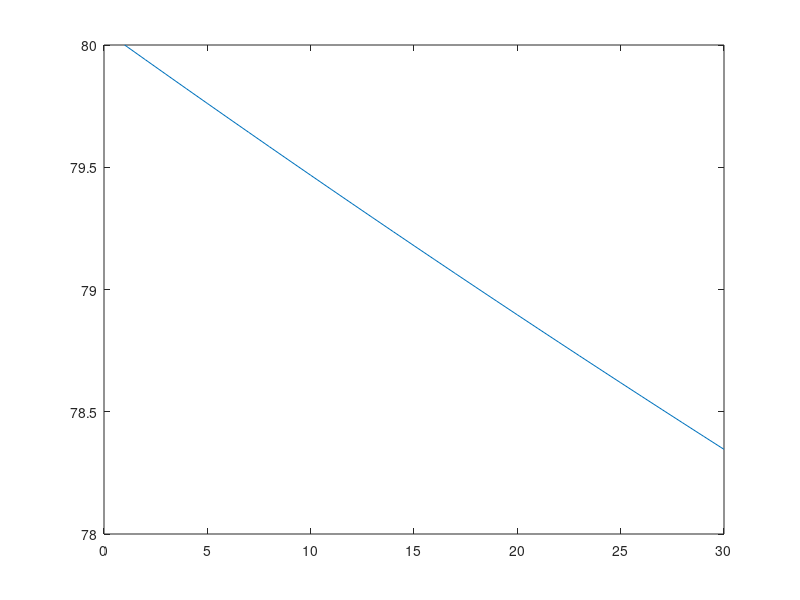

Recreate this plot in MATLAB.
time = 1;%每天的运动时间
k = 20;%活动强度系数
weight = 80;%初始体重
new_weight = zeros(1,30);%存放每天的体重
new_weight(1) = weight;%第一天的体重
exercise = k*weight*time;%每天的运动量
eat = 8368;%每天的能量摄入量
BMR = 24*4.2*weight;%每天的基础消耗
dig = 0.1*BMR;
c = 35000;%每千克脂肪能量

for day = 2 : 30
    BMR = 24*4.2*new_weight(day-1);%更新基础消耗
    exercise = k*new_weight(day-1);%更新运动量
    dig = 0.1*BMR;
    change_weight = (eat-(BMR+dig+exercise))/c;%体重变化量
    new_weight(day) = max(new_weight(day-1)+change_weight,40);
end

x = 1:1:30
y = new_weight(x)
plot(x,y)